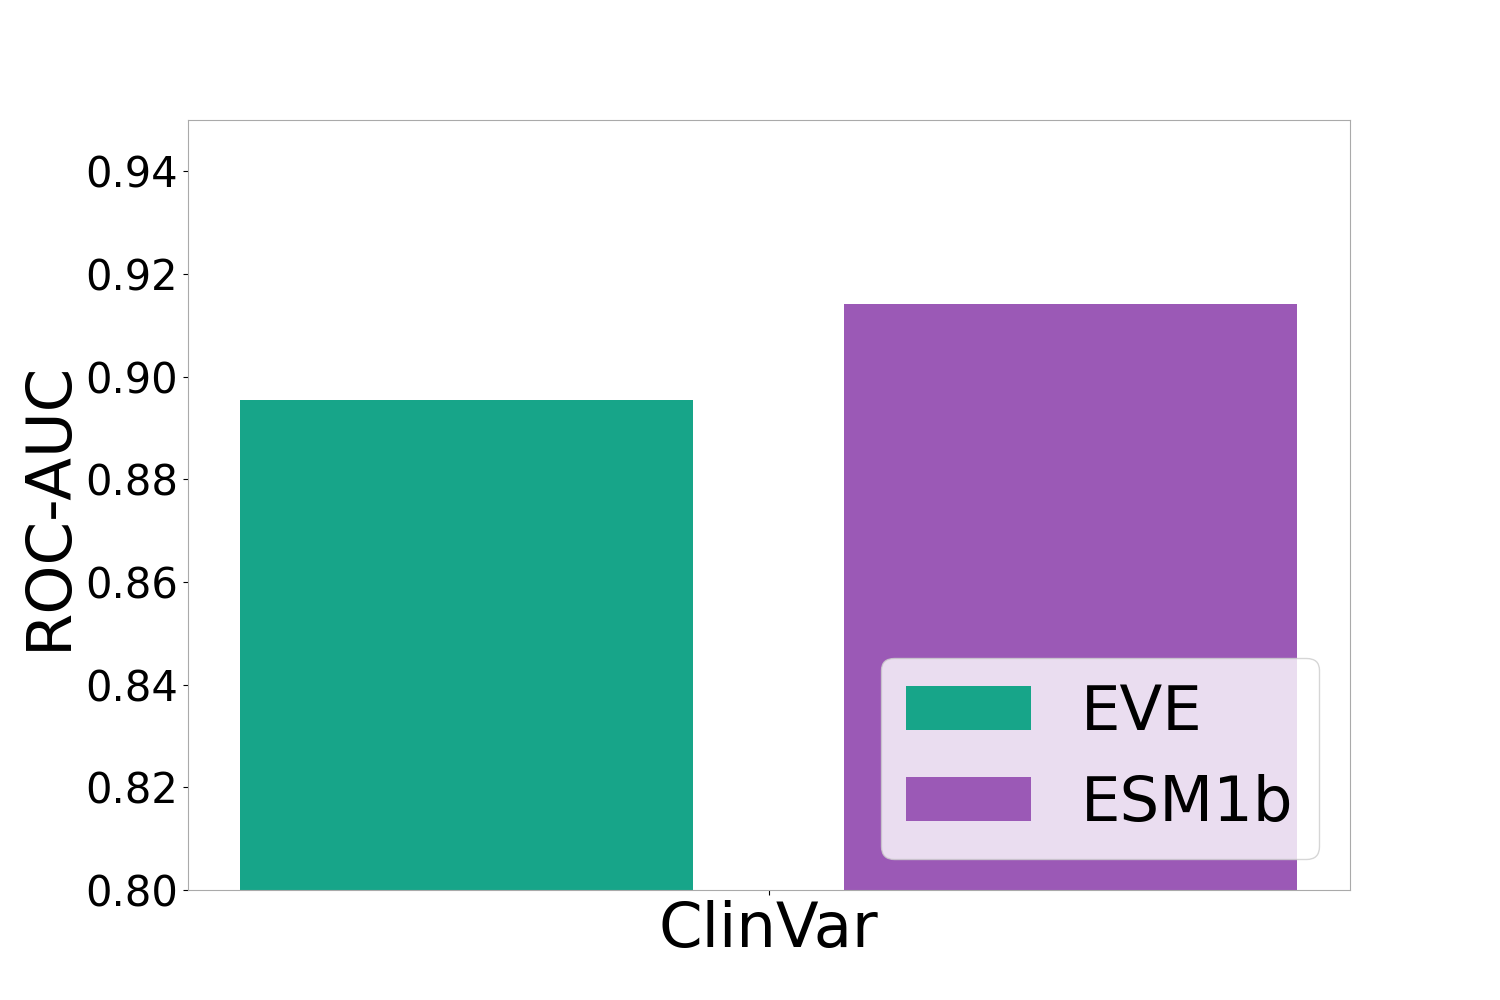

The script that saved this image:
import pandas as pd
import numpy as np
import matplotlib.pyplot as plt
from sklearn.metrics import roc_auc_score

benchmark_dataset = pd.read_csv('final_updated_file_two.csv')
benchmark_dataset['esm_score'] = -benchmark_dataset['esm_score']
benchmark_dataset = benchmark_dataset.dropna(subset=['esm_score'])
benchmark_dataset['clinvar_hq_label'] = benchmark_dataset['clinvar_label'].where(benchmark_dataset['Gold_Stars'] >= 1)
print(benchmark_dataset)


def set_ax_border_color(ax, color):
    """
    Set the border color of the given axis.

    Parameters:
    - ax: The axis to set the border color for.
    - color: The color to set for the border.
    """
    for spine in ax.spines.values():
        spine.set_edgecolor(color)


def get_benchmark_results(benchmark_name, dataset, benchmark_label, score):
    global_auc = roc_auc_score(dataset[benchmark_label], dataset[score])
    avg_gene_auc = np.mean([roc_auc_score(gene_variants[benchmark_label], gene_variants[score]) for \
                            _, gene_variants in dataset.groupby('uniprot_isoform_id') if
                            set(gene_variants[benchmark_label]) == \
                            {0.0, 1.0}])
    return benchmark_name, len(dataset), int(dataset[benchmark_label].sum()), \
        len(dataset['uniprot_isoform_id'].unique()), score, global_auc, avg_gene_auc


benchmark_results = []

for benchmark_label in ['clinvar_hq_label']:

    label_dataset = benchmark_dataset.dropna(subset=[benchmark_label, 'EVE_scores_ASM'])

    for score in ['EVE_scores_ASM', 'esm_score']:
        benchmark_results.append(get_benchmark_results('%s - all' % benchmark_label, label_dataset, benchmark_label,
                                                       score))
        benchmark_results.append(get_benchmark_results('%s - short sequences (<= 1022 aa)' % benchmark_label, \
                                                       label_dataset[label_dataset['seq_len'] <= 1022], benchmark_label,
                                                       score))
        benchmark_results.append(get_benchmark_results('%s - long sequences (> 1022 aa)' % benchmark_label, \
                                                       label_dataset[label_dataset['seq_len'] > 1022], benchmark_label,
                                                       score))

benchmark_results = pd.DataFrame(benchmark_results, columns=['benchmark', 'n_variants', 'n_positive_variants', \
                                                             'n_genes', 'score', 'global_auc', 'avg_gene_auc'])
print(benchmark_results)


BENCHMARKS = ['clinvar_hq_label - all']

fig, ax = plt.subplots(figsize=(15, 10))

bar_width = 0.3  # Adjust the width of the bars
bar_spacing = 0.2  # Adjust the spacing between bars

x = 2 * np.arange(len(BENCHMARKS))

# EVE_scores_ASM
y1 = benchmark_results[benchmark_results['score'] == 'EVE_scores_ASM'].set_index('benchmark') \
    .loc[BENCHMARKS, 'global_auc']
ax.bar(x - bar_spacing, y1, label='EVE', color='#17A589', width=bar_width)

# esm_score
y2 = benchmark_results[benchmark_results['score'] == 'esm_score'].set_index('benchmark') \
    .loc[BENCHMARKS, 'global_auc']
ax.bar(x + bar_spacing, y2, label='ESM1b', color='#9B59B6', width=bar_width)

ax.set_xticks(x)
ax.set_xticklabels(['ClinVar'], fontsize=45)

ax.set_ylim((0.8, 0.95))
ax.set_ylabel('ROC-AUC', fontsize=45)
ax.tick_params(axis='y', which='major', labelsize=30)

ax.legend(loc='lower right', fontsize=45)
set_ax_border_color(ax, '#aaaaaa')
plt.savefig('roc_auc')

